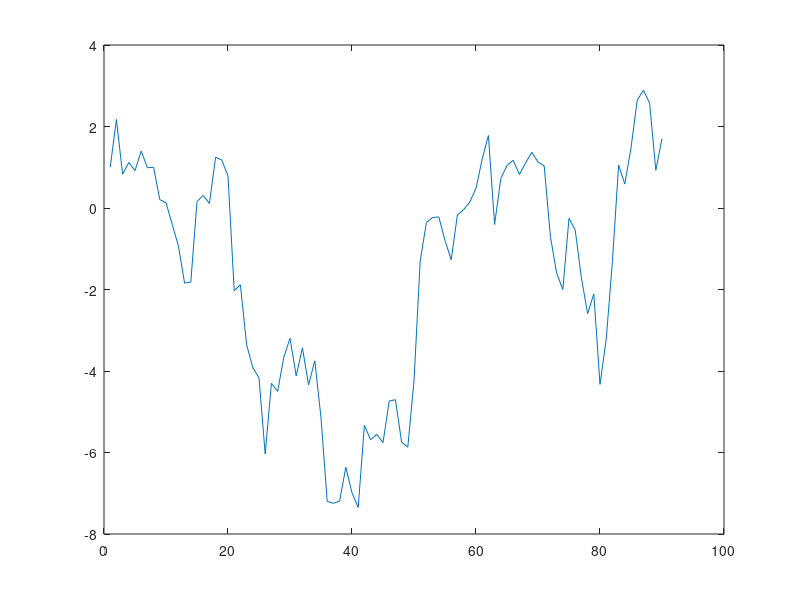
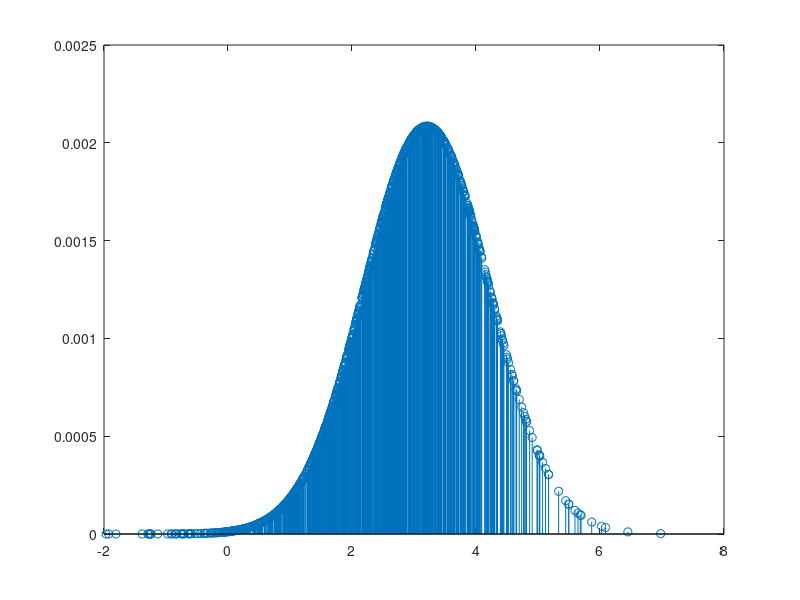
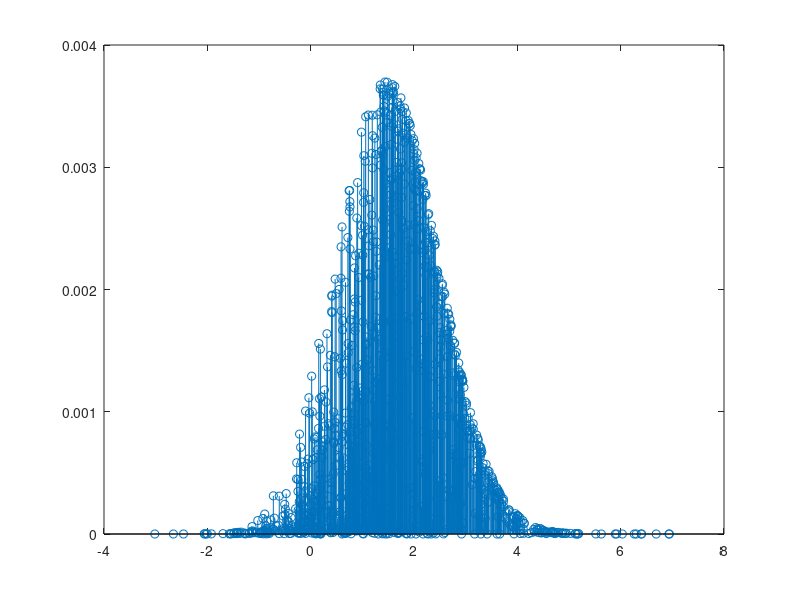
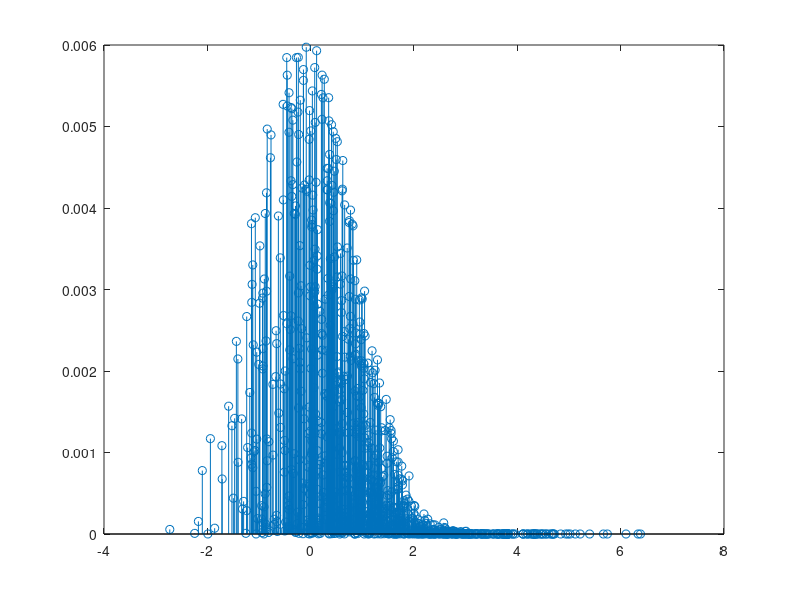

Recreate these plots in MATLAB, in order.
%-----------------------------------------------------------------
%  Exercise 17.8
%  SIS particle filtering algorithm
%-----------------------------------------------------------------

clc; clear all; close all;

%% Initialization of Variables
N=90; % stream of particles
x=zeros(1,N);
y=x;

%% State Model
x(1)=1;
y(1)=x(1)+randn;

for i=2:N
    x(i)=x(i-1)+randn(1);
    y(i)=x(i)+randn(1);
    
end

%% Figures of State Model
figure(1)
plot(1:N,x)
figure(2)
plot(1:N,y)

%% Main Algorithm
par=1000;
ParPos=randn(1,par);
weights(1:par)=1/par;

% figure(1) % Ucomment to plot the initial weights
% stem(ParPos,weights)

%% Plot of weights for different time snapshots
for i=[2:4, 10, 30] % Change i to see the weights for the
    % desired time instances.
    for j=1:par
        ParPos(j)=abs(x(i)-ParPos(j))+randn;
        weights(j)=weights(j)*exp(-((y(i)-ParPos(j))^2)/2);
    end
    weights=weights/sum(weights);
    figure(i) % generate a figure for each shanpshot of the algorithm
    stem(ParPos,weights)
end

